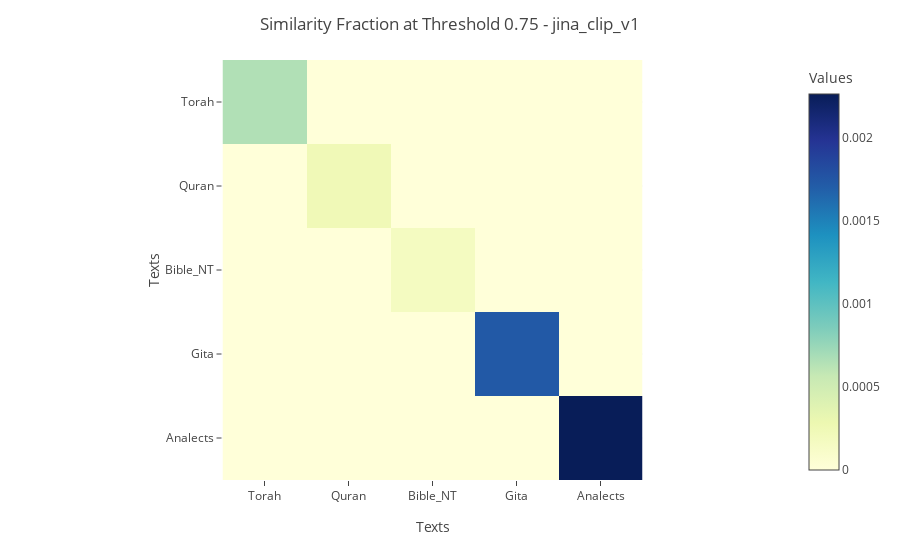
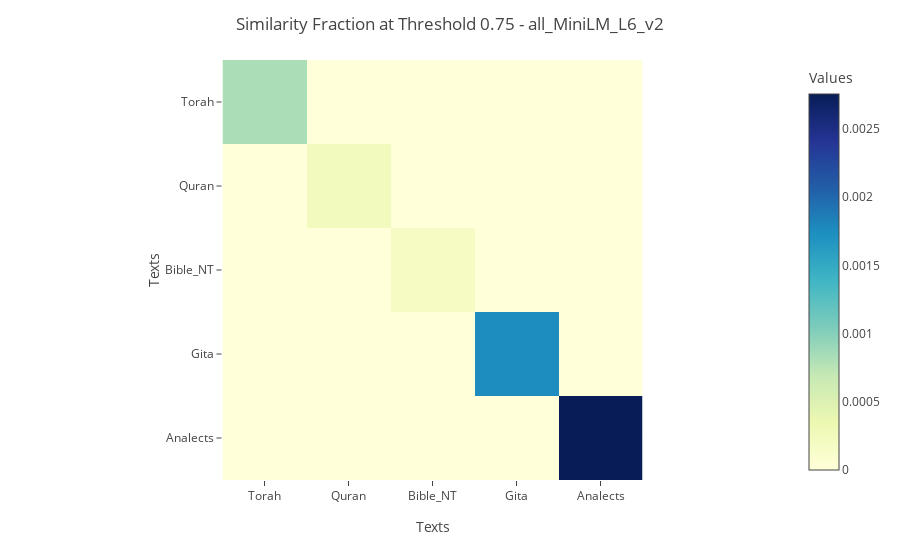

Notebook code for these charts, in order:
### Markdown cell above
Plot results for similarity fraction:

### Code cell
for encoder_model in encoder_models:

    plot_heatmap_for_similarity_fraction(similarity_fraction_at_threshold_dict[encoder_model], encoder_model)
    plot_heatmap_for_similarity_fraction_plotly(similarity_fraction_at_threshold_dict[encoder_model], encoder_model)

### Figure 1 — Plotly figure (JSON) as saved in the notebook; plotly's stock layout.template omitted (floating-point values rounded to 4 significant figures)
{"data": [{"coloraxis": "coloraxis", "hovertemplate": "<b>%{x}</b><br><b>%{y}</b><br>Value: %{z:.2f}<extra></extra>", "name": "0", "type": "heatmap", "x": ["Torah", "Quran", "Bible_NT", "Gita", "Analects"], "xaxis": "x", "y": ["Torah", "Quran", "Bible_NT", "Gita", "Analects"], "yaxis": "y", "z": [[0.0006532, 0, 6.443e-07, 0, 0], [0, 0.0002436, 0, 0, 0], [7.087e-07, 0, 0.0001668, 0, 0], [0, 0, 0, 0.001728, 0], [0, 0, 0, 0, 0.002263]]}], "layout": {"coloraxis": {"cmax": 0.002263, "cmin": 0, "colorbar": {"title": {"text": "Values"}}, "colorscale": [[0, "rgb(255,255,217)"], [0.125, "rgb(237,248,177)"], [0.25, "rgb(199,233,180)"], [0.375, "rgb(127,205,187)"], [0.5, "rgb(65,182,196)"], [0.625, "rgb(29,145,192)"], [0.75, "rgb(34,94,168)"], [0.875, "rgb(37,52,148)"], [1, "rgb(8,29,88)"]]}, "margin": {"t": 60}, "title": {"text": "Similarity Fraction at Threshold 0.75 - jina_clip_v1"}, "xaxis": {"anchor": "y", "constrain": "domain", "domain": [0, 1], "scaleanchor": "y", "title": {"text": "Texts"}}, "yaxis": {"anchor": "x", "autorange": "reversed", "constrain": "domain", "domain": [0, 1], "title": {"text": "Texts"}}}}

### Figure 2 — Plotly figure (JSON) as saved in the notebook; plotly's stock layout.template omitted (floating-point values rounded to 4 significant figures)
{"data": [{"coloraxis": "coloraxis", "hovertemplate": "<b>%{x}</b><br><b>%{y}</b><br>Value: %{z:.2f}<extra></extra>", "name": "0", "type": "heatmap", "x": ["Torah", "Quran", "Bible_NT", "Gita", "Analects"], "xaxis": "x", "y": ["Torah", "Quran", "Bible_NT", "Gita", "Analects"], "yaxis": "y", "z": [[0.000828, 1.699e-06, 1.503e-06, 0, 0], [1.699e-06, 0.0002386, 0, 0, 0], [1.503e-06, 0, 0.0001781, 0, 0], [0, 0, 0, 0.001754, 0], [0, 0, 0, 0, 0.002756]]}], "layout": {"coloraxis": {"cmax": 0.002756, "cmin": 0, "colorbar": {"title": {"text": "Values"}}, "colorscale": [[0, "rgb(255,255,217)"], [0.125, "rgb(237,248,177)"], [0.25, "rgb(199,233,180)"], [0.375, "rgb(127,205,187)"], [0.5, "rgb(65,182,196)"], [0.625, "rgb(29,145,192)"], [0.75, "rgb(34,94,168)"], [0.875, "rgb(37,52,148)"], [1, "rgb(8,29,88)"]]}, "margin": {"t": 60}, "title": {"text": "Similarity Fraction at Threshold 0.75 - all_MiniLM_L6_v2"}, "xaxis": {"anchor": "y", "constrain": "domain", "domain": [0, 1], "scaleanchor": "y", "title": {"text": "Texts"}}, "yaxis": {"anchor": "x", "autorange": "reversed", "constrain": "domain", "domain": [0, 1], "title": {"text": "Texts"}}}}
